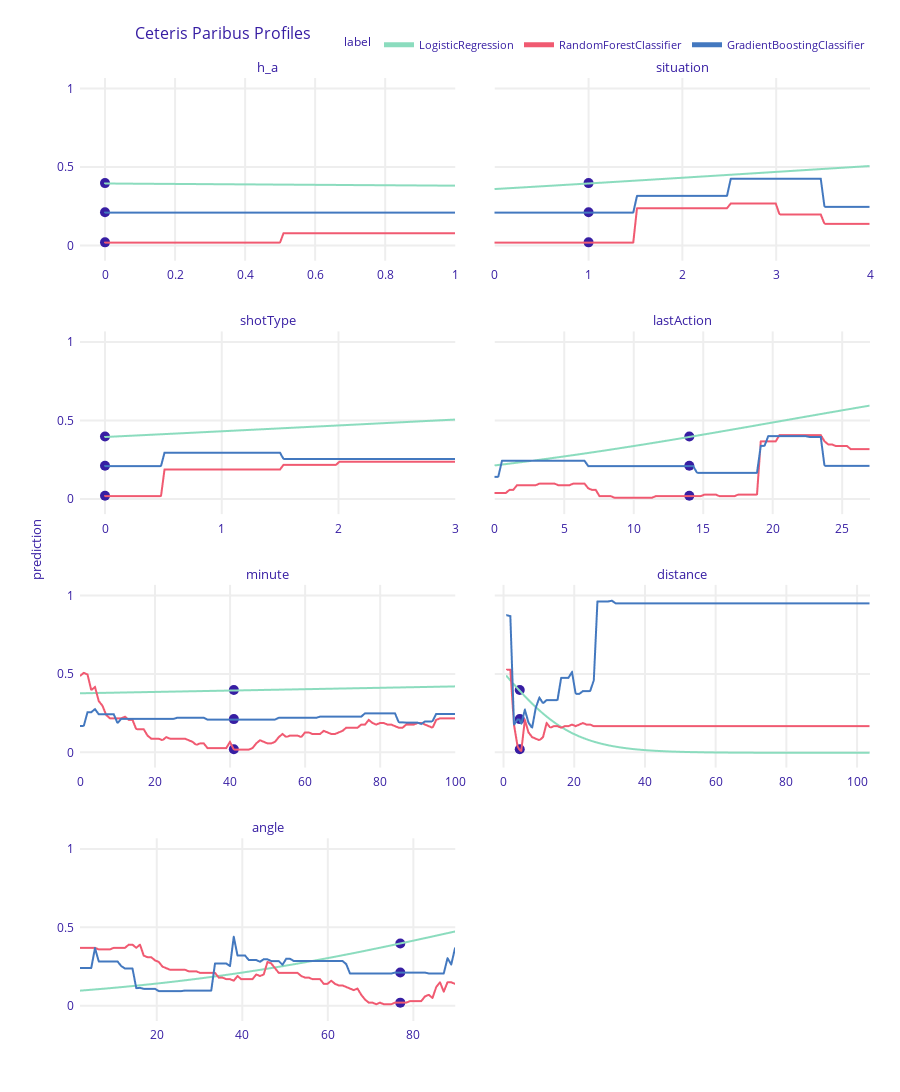

The code cell stored with this chart in its notebook:
### Code cell
explainers[0].predict_profile(any_observation).plot([explainer.predict_profile(any_observation) for explainer in explainers[1:]])
